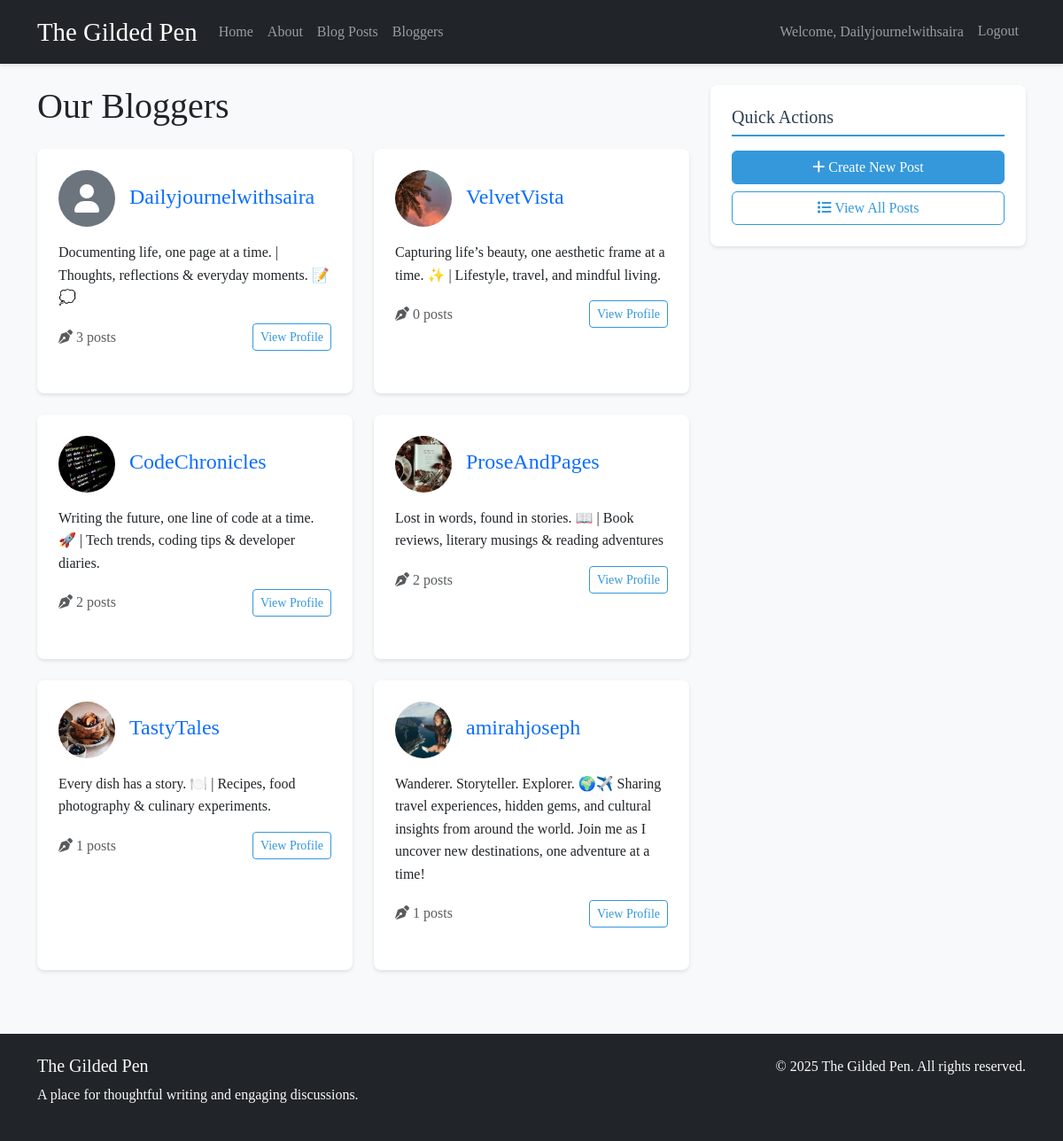
/bloggers/ (signed in), run on the app's committed database.
### blog/models.py (models this page shows, shortened)
class BloggerProfile(models.Model):
    user = models.OneToOneField(User, on_delete=models.CASCADE)
    bio = models.TextField(max_length=500, blank=True)
    profile_picture = models.ImageField(upload_to='profile_pics/', blank=True, null=True)

### blog/views.py (the view)
# urls.py: path('bloggers/', views.BloggerListView.as_view(), name='blogger_list'),
class BloggerListView(LoginRequiredMixin, ListView):
    model = BloggerProfile
    template_name = 'blog/blogger_list.html'
    context_object_name = 'bloggers'
    login_url = 'login'
    redirect_field_name = 'next'

### blog/templates/blog/blogger_list.html (shortened to what this page needs)
{% extends 'blog/base.html' %}
{% block content %}
<h1 class="mb-4">Our Bloggers</h1>
{% if bloggers %}
    <div class="row">
        {% for blogger in bloggers %}
            <div class="col-md-6 mb-4">
                <div class="post-card h-100">
                    <div class="d-flex align-items-center mb-3">
                        {% if blogger.profile_picture %}
                            <img src="{{ blogger.profile_picture.url }}" alt="{{ blogger.user.username }}" class="rounded-circle me-3" style="width: 64px; height: 64px; object-fit: cover;">
                        {% else %}
                            <div class="rounded-circle bg-secondary text-white d-flex align-items-center justify-content-center me-3" style="width: 64px; height: 64px;">
                                <i class="fas fa-user fa-2x"></i>
                            </div>
                        {% endif %}
                        <div>
                            <h2 class="h4 mb-1">
                                <a href="{% url 'blog:blogger_detail' blogger.user.username %}" class="text-decoration-none">{{ blogger.user.username }}</a>
                            </h2>
                        </div>
                    </div>
                    {% if blogger.bio %}
                        <p class="mb-3">{{ blogger.bio|truncatewords:30 }}</p>
                    {% else %}
                        <p class="text-muted mb-3">No bio available.</p>
                    {% endif %}
                    <div class="d-flex justify-content-between align-items-center">
                        <span class="text-muted">
                            <i class="fas fa-pen-nib"></i> {{ blogger.user.blog_posts.count }} posts
                        </span>
                        <a href="{% url 'blog:blogger_detail' blogger.user.username %}" class="btn btn-outline-primary btn-sm">View Profile</a>
                    </div>
                </div>
            </div>
        {% endfor %}
    </div>
{% endif %}
{% endblock %}

### blog/templates/blog/base.html (shortened to what this page needs)
<!DOCTYPE html>
<html lang="en">
<head>
    <link href="https://cdn.jsdelivr.net/npm/bootstrap@5.3.0/dist/css/bootstrap.min.css" rel="stylesheet">
    <link rel="stylesheet" href="https://cdnjs.cloudflare.com/ajax/libs/font-awesome/6.0.0/css/all.min.css">
</head>
<body>
    <nav class="navbar navbar-expand-lg navbar-dark bg-dark mb-4">
        <div class="container">
            <a class="navbar-brand" href="{% url 'blog:home' %}">The Gilded Pen</a>
            <div class="collapse navbar-collapse" id="navbarNav">
                <ul class="navbar-nav me-auto">
                    <li class="nav-item">
                        <a class="nav-link" href="{% url 'blog:home' %}">Home</a>
                    </li>
                    <li class="nav-item">
                        <a class="nav-link" href="{% url 'blog:index' %}">About</a>
                    </li>
                    <li class="nav-item">
                        <a class="nav-link" href="{% url 'blog:post_list' %}">Blog Posts</a>
                    </li>
                    <li class="nav-item">
                        <a class="nav-link" href="{% url 'blog:blogger_list' %}">Bloggers</a>
                    </li>
                </ul>
                <ul class="navbar-nav">
                    {% if user.is_authenticated %}
                        <li class="nav-item">
                            <span class="nav-link">Welcome, {{ user.username }}</span>
                        </li>
                        <li class="nav-item">
                            <form method="post" action="{% url 'logout' %}" class="d-inline">
                                <button type="submit" class="btn nav-link">Logout</button>
                            </form>
                        </li>
                    {% endif %}
                </ul>
            </div>
        </div>
    </nav>
    <div class="container mt-4">
        <div class="row">
            <div class="col-md-8">
                {% block content %}{% endblock %}
            </div>
            <div class="col-md-4">
                {% if user.is_authenticated %}
                    <div class="sidebar-widget post-card mb-4">
                        <h4 class="widget-title">Quick Actions</h4>
                        <div class="d-grid gap-2">
                            <a href="{% url 'blog:post_create' %}" class="btn btn-primary">
                                <i class="fas fa-plus"></i> Create New Post
                            </a>
                            <a href="{% url 'blog:post_list' %}" class="btn btn-outline-primary">
                                <i class="fas fa-list"></i> View All Posts
                            </a>
                        </div>
                    </div>
                {% endif %}
            </div>
        </div>
    </div>
    <footer class="bg-dark text-light mt-5">
        <div class="container py-4">
            <div class="row">
                <div class="col-md-6">
                    <h5>The Gilded Pen</h5>
                    <p>A place for thoughtful writing and engaging discussions.</p>
                </div>
                <div class="col-md-6 text-md-end">
                    <p>&copy; {% now "Y" %} The Gilded Pen. All rights reserved.</p>
                </div>
            </div>
        </div>
    </footer>
</body>
</html>

### blog/templates/blog/base.html (style rules this page uses)
body { font-family: 'Georgia', serif; line-height: 1.6; background-color: #f8f9fa; }
.navbar-brand { font-family: 'Playfair Display', serif; font-size: 1.8rem; }
.post-card { background-color: white; border-radius: 10px; box-shadow: 0 2px 4px rgba(0,0,0,0.1); margin-bottom: 20px; padding: 20px; }
.post-card { background-color: #fff; border-radius: 8px; box-shadow: 0 2px 4px rgba(0, 0, 0, 0.1); padding: 1.5rem; margin-bottom: 1.5rem; }
.sidebar-widget { margin-bottom: 2rem; }
.widget-title { color: #2c3e50; font-size: 1.25rem; margin-bottom: 1rem; padding-bottom: 0.5rem; border-bottom: 2px solid #3498db; }
.navbar { box-shadow: 0 2px 4px rgba(0, 0, 0, 0.1); }
.btn-primary { background-color: #3498db; border-color: #3498db; }
.btn-outline-primary { color: #3498db; border-color: #3498db; }

### data on the page
BloggerProfile: user.username "Dailyjournelwithsaira", bio "Documenting life, one page at a time. | Thoughts, reflections & everyday moments. 📝💭", user.blog_posts.count "3"
BloggerProfile: profile_picture (picture), user.username "VelvetVista", bio "Capturing life’s beauty, one aesthetic frame at a time. ✨ | Lifestyle, travel, and mindful living.", user.blog_posts.count "0"
BloggerProfile: profile_picture (picture), user.username "CodeChronicles", bio "Writing the future, one line of code at a time. 🚀 | Tech trends, coding tips & developer diaries.", user.blog_posts.count "2"
BloggerProfile: profile_picture (picture), user.username "ProseAndPages", bio "Lost in words, found in stories. 📖 | Book reviews, literary musings & reading adventures", user.blog_posts.count "2"
BloggerProfile: profile_picture (picture), user.username "TastyTales", bio "Every dish has a story. 🍽️ | Recipes, food photography & culinary experiments.", user.blog_posts.count "1"
BloggerProfile: profile_picture (picture), user.username "amirahjoseph", bio "Wanderer. Storyteller. Explorer. 🌍✈️ Sharing travel experiences, hidden gems, and cultural insights from around the world. Join me as I uncover new destinations, one adventure at a time!", user.blog_posts.count "1"

### other printed values
{{ user.username }} "Dailyjournelwithsaira"
